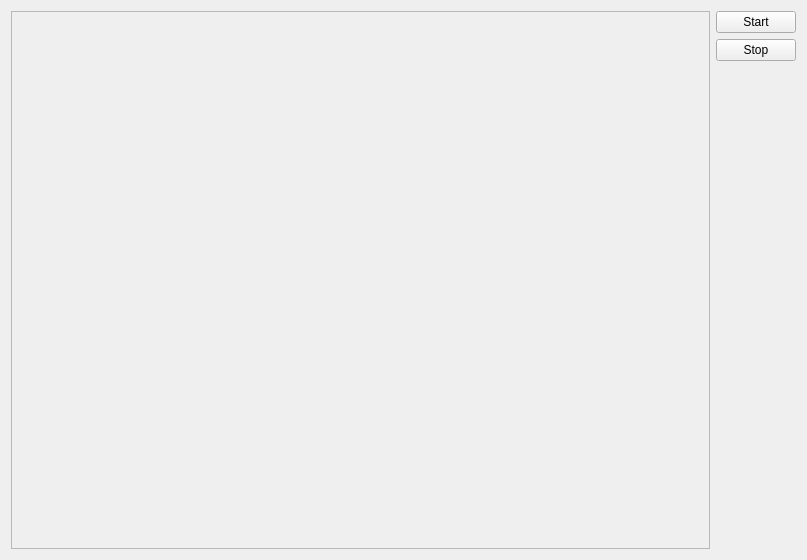
<?xml version="1.0" encoding="UTF-8"?>
<ui version="4.0">
 <class>guiDlg</class>
 <widget class="QWidget" name="guiDlg">
  <property name="geometry">
   <rect>
    <x>0</x>
    <y>0</y>
    <width>807</width>
    <height>560</height>
   </rect>
  </property>
  <property name="windowTitle">
   <string>MyFirstComp</string>
  </property>
  <layout class="QVBoxLayout" name="verticalLayout_2">
   <item>
    <layout class="QHBoxLayout" name="horizontalLayout">
     <item>
      <widget class="QFrame" name="frame">
       <property name="sizePolicy">
        <sizepolicy hsizetype="Expanding" vsizetype="Preferred">
         <horstretch>0</horstretch>
         <verstretch>0</verstretch>
        </sizepolicy>
       </property>
       <property name="frameShape">
        <enum>QFrame::StyledPanel</enum>
       </property>
       <property name="frameShadow">
        <enum>QFrame::Raised</enum>
       </property>
      </widget>
     </item>
     <item>
      <layout class="QVBoxLayout" name="verticalLayout">
       <item>
        <widget class="QPushButton" name="startButton">
         <property name="text">
          <string>Start</string>
         </property>
        </widget>
       </item>
       <item>
        <widget class="QPushButton" name="stopButton">
         <property name="text">
          <string>Stop</string>
         </property>
        </widget>
       </item>
       <item>
        <spacer name="verticalSpacer">
         <property name="orientation">
          <enum>Qt::Vertical</enum>
         </property>
         <property name="sizeHint" stdset="0">
          <size>
           <width>20</width>
           <height>40</height>
          </size>
         </property>
        </spacer>
       </item>
      </layout>
     </item>
    </layout>
   </item>
  </layout>
 </widget>
 <resources/>
 <connections/>
</ui>
